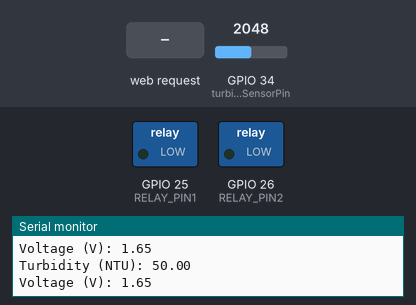
A sketch run on a simulated ESP32. Parts: switched loads named in the sketch (green lamp = pin HIGH), the last lines printed to the serial monitor. Inputs (shaded band) come from the test bench; at power-on: GPIO 34 (turbiditySensorPin) = 2048. WiFi joins after 1.5 s; servers stay silent unless stated.

Above: at 3.2 s.
3.3 s: HTTP request GET /toggleRelay1 received
At 5.2 s:
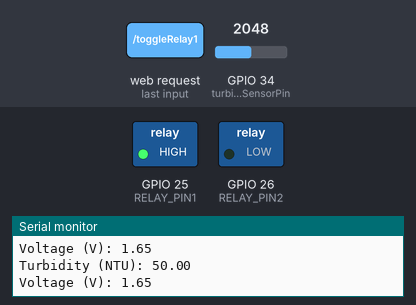
5.5 s: HTTP request GET /turnOnRelay2 received
At 7.0 s:
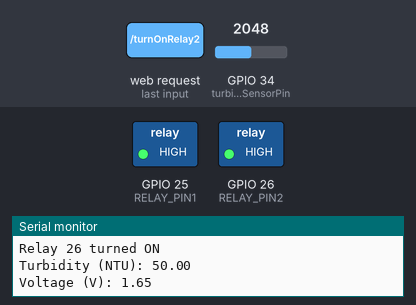
9.0 s: HTTP request GET /turnOffRelay1 received
At 9.3 s:
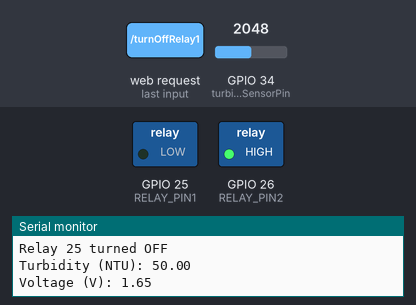
10.5 s: HTTP request GET /turnOffRelay2 received
At 12.1 s:
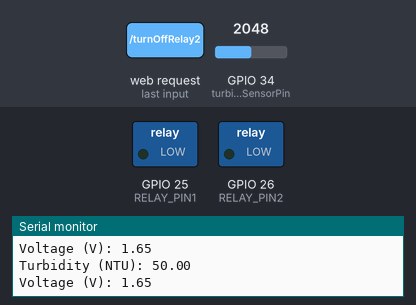
Timing chart, 0 to 13.5 s (numbered marks = the images above; inputs shaded):
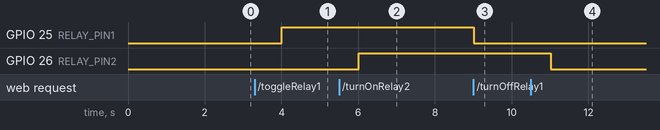

Measured:
- after the input at 3.3 s, GPIO 25 (RELAY_PIN1): LOW → HIGH after 0.71 s
- after the input at 5.5 s, GPIO 26 (RELAY_PIN2): LOW → HIGH after 0.51 s
- after the input at 9.0 s, GPIO 25 (RELAY_PIN1): HIGH → LOW after 0.02 s instead of 1.0 s
- after the input at 10.5 s, GPIO 26 (RELAY_PIN2): HIGH → LOW after 0.52 s

The sketch:

turbidityyy.ino
```cpp
#include <Arduino.h>
#include <WiFi.h>
#include <WebServer.h>
#include <HTTPClient.h>

// Wi-Fi credentials
const char* ssid = "Busther_Network";
const char* password = "Pbcsummit2020!";

// Web server running on port 80
WebServer server(80);

// Relay pins
#define RELAY_PIN1  25
#define RELAY_PIN2  26

// Turbidity sensor setup
const int turbiditySensorPin = 34;  // ADC pin for the sensor
const float highVoltage = 1.50;     // Voltage threshold for clear water
const float midVoltage = 1.06;      // Voltage threshold for cloudy water
const float lowVoltage = 0.50;      // Voltage threshold for dark water
const float highNTU = 50.0;         // NTU value for clear water
const float midNTU = 40.0;          // NTU value for cloudy water
const float lowNTU = 30.0;          // NTU value for dark water
const float turbidityThreshold = 40.0;  // NTU threshold for relay activation

// Relay and control timing
unsigned long lastActivationTime = 0;
unsigned long relayOnTime = 0;
const long relayDuration = 10000; // Time relays are on, in milliseconds
const long activationDelay = 30000; // Delay before reactivating relays, in milliseconds

// Relay states
bool relayState25 = false;
bool relayState26 = false;
bool manualRelay1 = false;
bool manualRelay2 = false;
float currentTurbidity = 0.0;

void setup() {
  Serial.begin(115200);

  pinMode(RELAY_PIN1, OUTPUT);
  pinMode(RELAY_PIN2, OUTPUT);
  digitalWrite(RELAY_PIN1, LOW);
  digitalWrite(RELAY_PIN2, LOW);

  // Connect to Wi-Fi
  WiFi.begin(ssid, password);
  while (WiFi.status() != WL_CONNECTED) {
    delay(1000);
    Serial.println("Connecting to WiFi...");
  }
  Serial.println("Connected to WiFi");
  Serial.print("IP Address: ");
  Serial.println(WiFi.localIP());

  // Define routes
  server.on("/toggleRelay1", []() {
    relayState25 = !relayState25;
    digitalWrite(RELAY_PIN1, relayState25 ? HIGH : LOW);
    Serial.print("Relay 25 state: ");
    Serial.println(relayState25 ? "ON" : "OFF");
    server.send(200, "text/plain", relayState25 ? "Relay 1 is ON" : "Relay 1 is OFF");
  });

  server.on("/toggleRelay2", []() {
    relayState26 = !relayState26;
    digitalWrite(RELAY_PIN2, relayState26 ? HIGH : LOW);
    Serial.print("Relay 26 state: ");
    Serial.println(relayState26 ? "ON" : "OFF");
    server.send(200, "text/plain", relayState26 ? "Relay 2 is ON" : "Relay 2 is OFF");
  });

  server.on("/turnOnRelay1", []() {
    manualRelay1 = true;
    relayState25 = true;
    digitalWrite(RELAY_PIN1, HIGH);
    Serial.println("Relay 25 turned ON");
    server.send(200, "text/plain", "Relay 1 is ON");
  });

  server.on("/turnOffRelay1", []() {
    manualRelay1 = false;
    relayState25 = false;
    digitalWrite(RELAY_PIN1, LOW);
    Serial.println("Relay 25 turned OFF");
    server.send(200, "text/plain", "Relay 1 is OFF");
  });

  server.on("/turnOnRelay2", []() {
    manualRelay2 = true;
    relayState26 = true;
    digitalWrite(RELAY_PIN2, HIGH);
    Serial.println("Relay 26 turned ON");
    server.send(200, "text/plain", "Relay 2 is ON");
  });

  server.on("/turnOffRelay2", []() {
    manualRelay2 = false;
    relayState26 = false;
    digitalWrite(RELAY_PIN2, LOW);
    Serial.println("Relay 26 turned OFF");
    server.send(200, "text/plain", "Relay 2 is OFF");
  });

  // Add endpoint to return turbidity data
  server.on("/getTurbidity", []() {
    String turbidityData = "{\"turbidity\":" + String(currentTurbidity) + "}";
    server.send(200, "application/json", turbidityData);
  });

  // Start server
  server.begin();
  Serial.println("HTTP server started");

  // Initial turbidity data send
  sendTurbidityData();
}

// Function to determine NTU based on voltage
float getNTU(float voltage) {
  if (voltage < midVoltage) {
    return lowNTU;  // NTU value for dark water
  } else if (voltage < highVoltage) {
    return midNTU;  // NTU value for cloudy water
  } else {
    return highNTU;  // NTU value for clear water
  }
}

// Reads and sends turbidity data and manages relay automation
void sendTurbidityData() {
  int sensorValue = analogRead(turbiditySensorPin);
  float voltage = sensorValue * (3.3 / 4095.0);
  float ntu = getNTU(voltage);
  currentTurbidity = ntu; // Update current turbidity value

  Serial.print("Turbidity (NTU): ");
  Serial.println(ntu);
  Serial.print("Voltage (V): ");
  Serial.println(voltage);

  // Manage relay activation based on NTU readings and timing constraints
  unsigned long currentTime = millis();
  if (ntu < turbidityThreshold && currentTime - lastActivationTime > activationDelay) {
    if (!manualRelay1) {
      digitalWrite(RELAY_PIN1, HIGH);
      relayState25 = true;
    }
    if (!manualRelay2) {
      digitalWrite(RELAY_PIN2, HIGH);
      relayState26 = true;
    }
    relayOnTime = currentTime;
    lastActivationTime = currentTime;
  }

  if (currentTime - relayOnTime >= relayDuration) {
    if (!manualRelay1) {
      digitalWrite(RELAY_PIN1, LOW);
      relayState25 = false;
    }
    if (!manualRelay2) {
      digitalWrite(RELAY_PIN2, LOW);
      relayState26 = false;
    }
  }
}

void loop() {
  server.handleClient();
  sendTurbidityData();

  delay(1000);  // Read and send turbidity data every second
}
```
